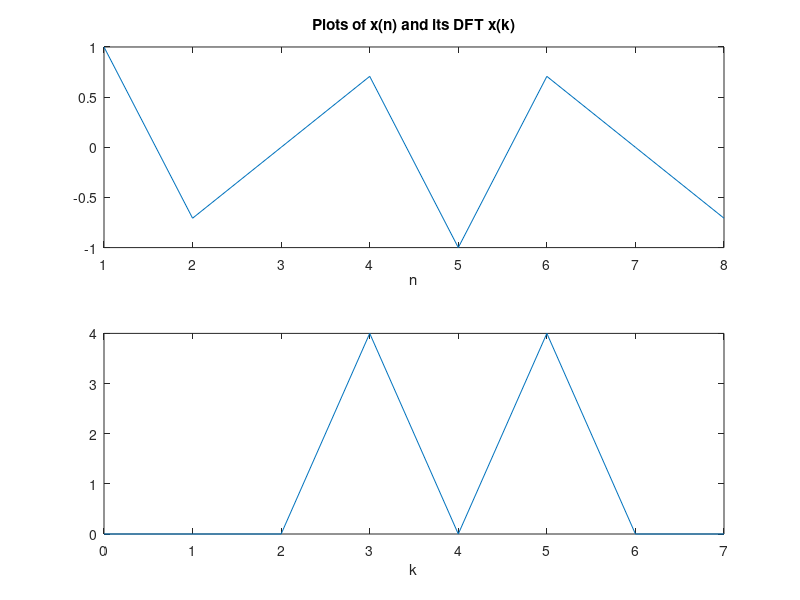
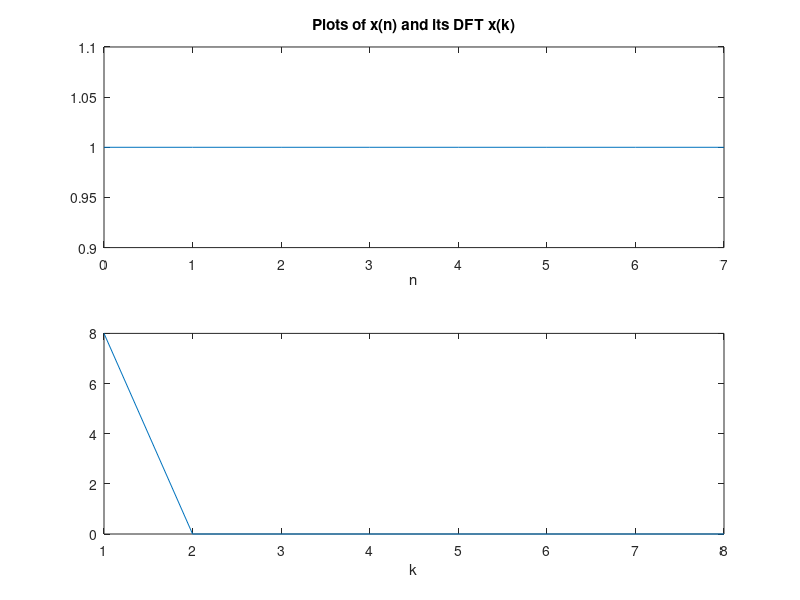
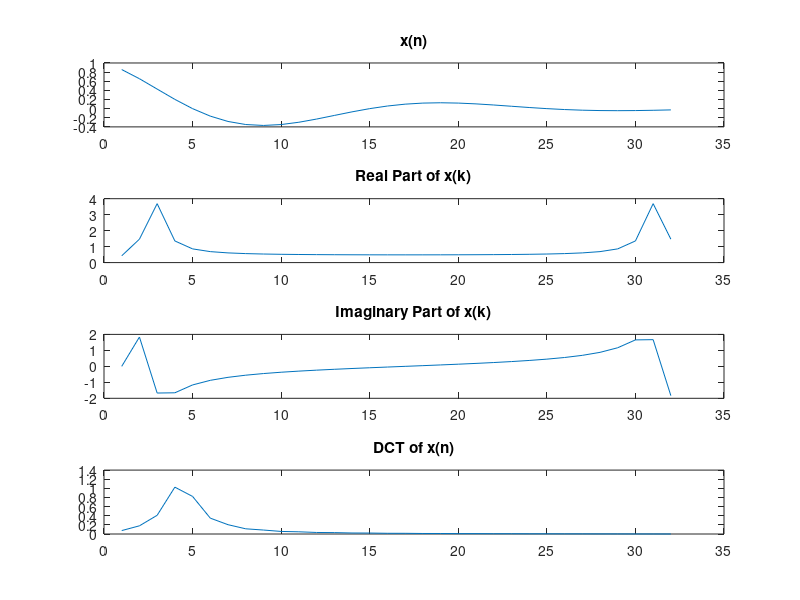

Here is the MATLAB script that generated these plots, in order: (Note: this script raises an error after producing the figures.)
%%%%%%%%%%%%%%%%%%%%%%%%%%%%%%%%%%%%%%%%%%%%%%%%%%%%%%%%%%
% Digital Signal Processing Lab 4
% Program Author: Brandon Salamone
% Submitted to: Dr. Ramachandran and Dima Dera
% Date: 3/08/2018
%%%%%%%%%%%%%%%%%%%%%%%%%%%%%%%%%%%%%%%%%%%%%%%%%%%%%%%%%%
%Problem 1
n = [0:7];
m = 3;
for w = 1:8
X(w) = cos((2*pi*m*n(w))/8);
end
Xdft1 = fft(X,8);

subplot(2,1,1);
plot(X);
title('Plots of x(n) and its DFT x(k)');
xlabel('n');
subplot(2,1,2); 
plot(n,abs(Xdft1));
xlabel('k');
%%%%%%%%%%%%%%%%%%%%%%%%%%%%%%%%%%%%%%%%%%%%%%%%%%%%%%%%%%
%Problem 2
t = 0:1:7;
X1 = [ones(1,8)];
Xdft2 = fft(X1,8);
figure
subplot(2,1,1)
plot(t,X1);
title('Plots of x(n) and its DFT x(k)');
xlabel('n');
subplot(2,1,2)
plot(abs(Xdft2));
xlabel('k');
%%%%%%%%%%%%%%%%%%%%%%%%%%%%%%%%%%%%%%%%%%%%%%%%%%%%%%%%%%%
% Problem 3 
n1 = [0:31];
for n1 = 1:length(n1)
X2(n1) = ((0.9)^n1)*cos(0.1*pi*n1);
end
Xdft3 = fft(X2,32);
Xdct1 = dct(X2);

figure
subplot(4,1,1)
plot(X2);
title('x(n)');

subplot(4,1,2)
plot(real(Xdft3));
title('Real Part of x(k)');

subplot(4,1,3)
plot(imag(Xdft3));
title('Imaginary Part of x(k)');

subplot(4,1,4)
plot(Xdct1);
title('DCT of x(n)');

for M = 1:16
XmDFT(M,:) = Xdft3;
if(M == 1)
    XmDFT(1,16) = 0;
elseif(M > 1)
    XmDFT(M,(16-(M-1)):(16+(M-1))) = 0;
end
end

Xmidft = ifft(XmDFT,32,2);

for i = 1:16
    A(i,:) = X2-Xmidft(i,:);
end

 B = (abs(A)).^2;
 ErrorDFt = sum(B,2);
%%%%%%%%%%%%%%%%%%%%%%%%%%%%%%%%%%%
for M = 1:31
XmDCT(M,:) = Xdct1;
XmDCT(M,31) = 0;
if(M > 1)
    XmDCT(M,(32-M):31) = 0;
end
end

Xmidct = idct(XmDCT,32,2);
for j = 1:31
    C(j,:) = X2-Xmidct(j,:);
end

 D = (abs(C)).^2;
 ErrorDCt = sum(D,2);
 
 figure
 plot(ErrorDFt);
 title('Plot of ErrorDFT and ErrorDCT');
 xlabel('m Value');
 ylabel('Error');
 
 hold on
 plot(ErrorDCt);
 xlabel('m Value');
 ylabel('Error');
 hold off
 
 figure % part e
 plot(abs(Xmidft(13,:)));
 title('Plot of Xmidft');
 xlabel('n Value');
 ylabel('Function Output');
 figure
 plot(Xmidct(25,:));
 title('Plot of Xmidct');
 xlabel('n Value');
 ylabel('Function Output');
